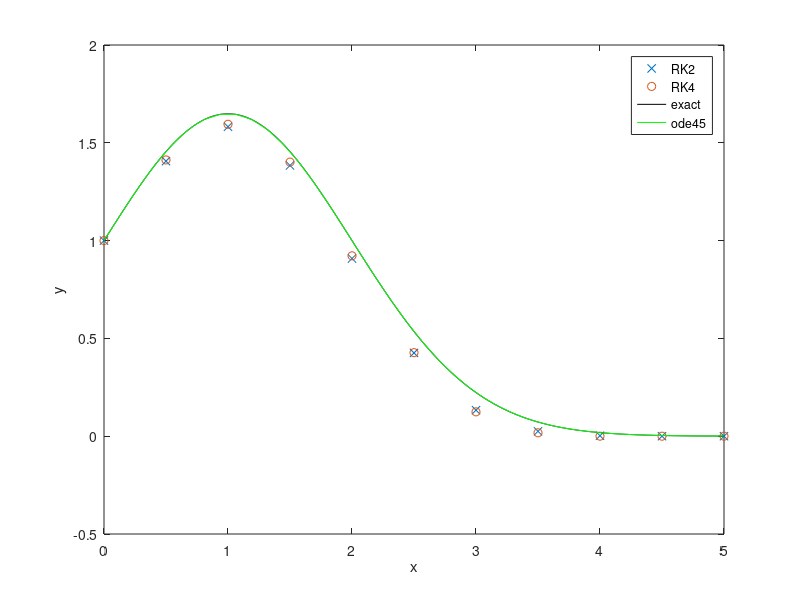

Write the MATLAB code that produced this figure.
%% ME 3001 - Mechanical Engineering Analysis
% 
% Tristan Hill - modified from Dr. Han - 7/21/2014
%
% 2nd and 4th order Runga-Kutta methods
%
% Example 1 
%% 

clear all
close all 
clc

% ODE to solve: dy/dx=(1-x)y, initial condition y=1 at x=0
slopeFun=@(x,y) (1-x)*y;

h=.5; % independent variable step size
h_ext=.001;
xmin=0;
xmax=5;
x=xmin:h:xmax;
x_ext=xmin:h_ext:xmax;


y2(1)=1; %initial condition
y4(1)=1;

ye=exp(x_ext-x_ext.^2/2);

% 2nd Order Runga Kutta
for i=1:length(x)-1
   k1=h*slopeFun(x(i),y2(i));
   k2=h*slopeFun(x(i)+h,y2(i)+h*k1);
   
   y2(i+1)=y2(i)+0.5*(k1+k2);
end

% 4th order Runga Kutta
for i=1:length(x)-1
   k1=h*slopeFun(x(i),y4(i));
   k2=h*slopeFun(x(i)+h/2,y4(i)+h/2*k1);
   k3=h*slopeFun(x(i)+h/2,y4(i)+h/2*k2);
   k4=h*slopeFun(x(i)+h,y4(i)+h*k3);
   
   y4(i+1)=y4(i)+(1/6)*(k1+2*k2+2*k3+k4);
end


%% compare with ode45

[x45,y45]= ode45(slopeFun,[xmin xmax],1)


figure(1)
plot(x,y2,'x',x,y4,'o',x_ext,ye,'black',x45,y45,'g')
legend('RK2','RK4','exact','ode45')
xlabel('x');ylabel('y')
